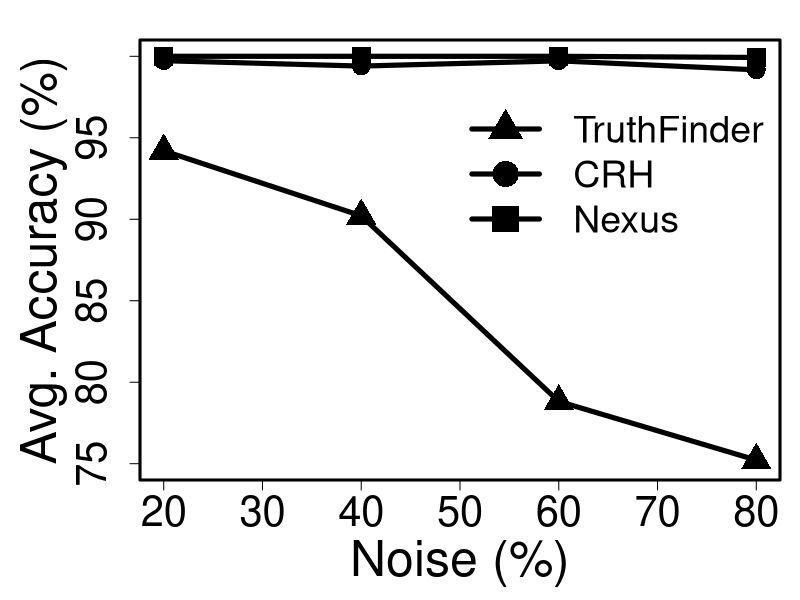

Write R code to recreate this figure.
# Define the output file
output_file <- file.path(getwd(), "pdf/linegraph-heterogeneous.pdf")
pdf(output_file)

# Set the margins: mar = c(bottom, left, top, right)
par(mar = c(6, 7, 2, 1))

# Define x-axis points
xaxis=c(20,40,60,80)
# Set the margins: mgp
par(mgp = c(4, 1.5, 0))

# Define points
tf_het=c(94.20,90.21,78.82,75.22)
crh_het=c(99.73,99.40,99.72,99.17)
nexus_het=c(100,100,100,99.93)


plot( tf_het~xaxis,
      type="o", bty="o",
      xlab="Noise (%)",
      ylab="Avg. Accuracy (%)",
      col="black",
      lwd=5, pch=17, cex=3,
      ylim=c(75,100),
      cex.lab = 3,
      cex.axis = 2.5
    )

lines(crh_het ~xaxis,   col="black", lwd=5, cex=2.5, pch=16, type="o")
lines(nexus_het ~xaxis, col="black", lwd=5, cex=2.5, pch=15, type="o")

# Add a legend
legend("topright", 
       legend = c("TruthFinder", "CRH", "Nexus"), 
       col = c(
         "black", 
         "black", 
         "black"
        ), 
       lwd = 5,
       pch = c(17,16,15), 
       bty = "n", 
       pt.cex = 3.5, 
       cex = 2.25, 
       text.col = "black", 
       horiz = F , 
       inset = c(0.0, 0.1))

box(lwd = 3)

dev.off()
